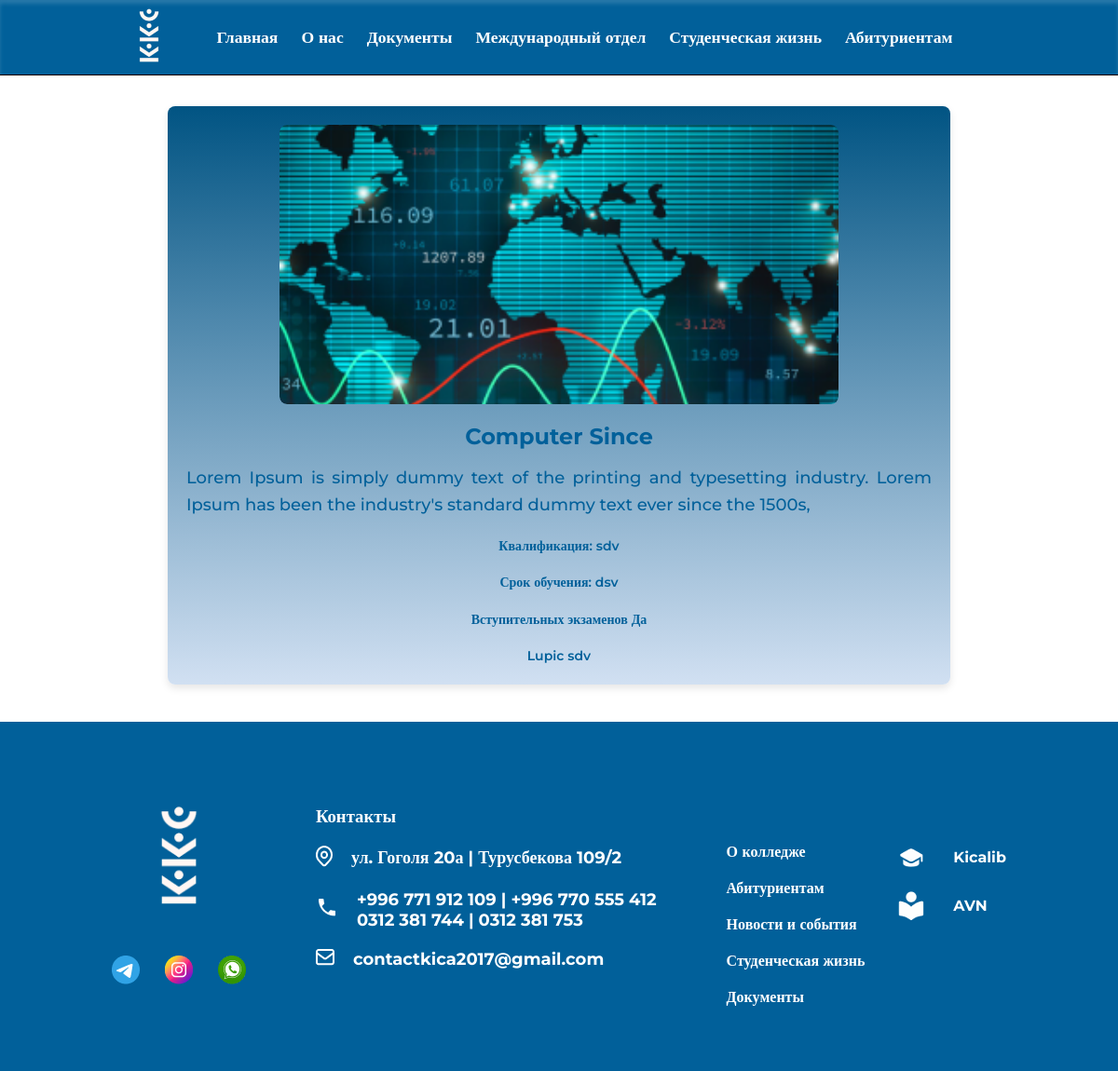
Screenshot of /it_detail/1/ with the database file from the repository.
### main_page/models.py (models this page shows, shortened)
class ITCourses(models.Model):
    image = models.ImageField(
        upload_to="images/", null=True, verbose_name="Загрузите фото IT специальности"
    )
    course_name = models.CharField(
        max_length=100, null=True, verbose_name="Укажите название курса"
    )
    description = models.TextField(verbose_name="укажите описания к курсу", null=True)
    qualification = models.CharField(
        max_length=100, verbose_name="укажите квалификацию", null=True
    )
    year_study = models.CharField(
        max_length=100, verbose_name="укажите срок обучения", null=True
    )
    exam = models.CharField(
        max_length=100,
        verbose_name="есть ли вступительные экзамены",
        default='texfsdfsdfsdft',
        null=True,
    )
    lupic_ic = models.TextField(verbose_name='Укажите Lupic', null=True, blank=True)
    class Meta:
        verbose_name = "IT направление"
        verbose_name_plural = "IT направления"

class Contact(models.Model):
    street = models.CharField(max_length=100, verbose_name="Укажите улицу")
    number_1 = models.CharField(max_length=100, verbose_name="Укажите номер телефона 1")
    number_2 = models.CharField(
        max_length=100, verbose_name="Укажите номер телефона 2", blank=True
    )
    number_3 = models.CharField(
        max_length=100, verbose_name="Укажите номер телефона 3", blank=True
    )
    number_4 = models.CharField(
        max_length=100, verbose_name="Укажите номер телефона 4", blank=True
    )
    email = models.EmailField(verbose_name="Укажите EMAIL", default="@gmail.com")
    class Meta:
        verbose_name = "контакт"
        verbose_name_plural = "контакты"

### main_page/views.py (the view)
# urls.py: path("it_detail/<int:id>/", views.main_page_it_details, name="it_detail"),
def main_page_it_details(request, id):
    if request.method == "GET":
        course_it_id = get_object_or_404(models.ITCourses, id=id)
        context = {
            "course_it_id": course_it_id,
        }
        return render(request, template_name="index_detail_it.html", context=context)

### main_page/context_processors.py (called while the page is built)
def contact_processor(request):
    contact = Contact.objects.all()
    return {"contact": contact}

### templates/index_detail_it.html
{% load static %}
{% include 'header.html' %}
<link rel="stylesheet" href="{% static 'css/details.css' %}">
<br><br><br><br><br><br>
    <div class="container">
      <div class="image-section">
        <img src="{{ course_it_id.image.url }}" alt="Переводческое дело" />
      </div>
      <div class="text-section">
        <h1 class="header-title">{{ course_it_id.course_name }}</h1>
        <p class="body-info">
         {{ course_it_id.description }}
        </p>
        <p class="small-text">
          Квалификация: {{ course_it_id.qualification }}<br />
        </p>
         <p class="small-text">
          Срок обучения: {{ course_it_id.year_study }}<br />
        </p>
        <p class="foot-text">Вступительных экзаменов {{ course_it_id.exam }}</p>
        <p class="foot-text">Lupic {{ course_it_id.lupic_ic }}</p>
      </div>
    </div>
{% include 'footer.html' %}

### templates/footer.html (shortened to what this page needs)
{% load static %}
<footer>
    <div class="foot_cont">
        <div class="logo">
            <div class="log_cont">
                <img src="{% static 'image_kkc/logo_transparent_blue 2.png' %}" alt="">
            </div>
            <div class="soc_net">
                <a href="#">
                    <img src="{% static 'image_kkc/soc_net/3337190045231025 1.png' %}" alt="">
                </a>
                <a target="_blank" href="https://www.instagram.com/kkc_kica?utm_source=ig_web_button_share_sheet&igsh=ZDNlZDc0MzIxNw==">
                    <img src="{% static 'image_kkc/soc_net/image 15.png' %}" alt="">
                </a>
                <a target="_blank" href="https://wa.me/996771912109">
                    <img src="{% static 'image_kkc/soc_net/image 16.png' %}" alt="">
                </a>
            </div>
        </div>
        <div class="contacts">
            <h3 class="contact_title">Контакты</h3>
            {% if contact %}
                {% for item in contact %}
                    <div class="contact_item">
                        <span>
                            <img src="{% static 'image_kkc/icon/Icon_location.png' %}" alt="">
                        </span>
                        <a href="#">
                            <h3>{{ item.street }}</h3>
                        </a>
                    </div>
                    <div class="contact_item">
                        <span>
                            <img src="{% static 'image_kkc/icon/local_phone.png' %}" alt="">
                        </span>
                        <a href="#">
                            <h3>{{ item.number_1 }} | {{ item.number_2 }}<br>
                                {{ item.number_3 }} | {{ item.number_4 }}</h3>
                        </a>
                    </div>
                    <div class="contact_item">
                        <span>
                            <img src="{% static 'image_kkc/icon/Icon.png' %}" alt="">
                        </span>
                        <a href="#">
                            <h3>{{ item.email }}</h3>
                        </a>
                    </div>
                {% endfor %}
            {% endif %}
        </div>
        <div class="nav_footer">
            <h6><a href="{% url 'about_us' %}" class="link_nav">О колледже</a></h6>
            <h6><a href="#" class="link_nav">Абитуриентам</a></h6>
            <h6><a href="{% url 'news_list' %}" class="link_nav">Новости и события</a></h6>
            <h6><a href="#" class="link_nav">Студенческая жизнь</a></h6>
            <h6><a href="{% url 'documents' %}" class="link_nav">Документы</a></h6>
        </div>
        <div class="stud_tools">
            <div class="tool_1">
                <img src="{% static 'image_kkc/icon/kicalib.png' %}" alt="">
                <h6 class="footer_tool"><a class="tool_item" href="#">Kicalib</a></h6>
            </div>
            <div class="tool_1">
                <img src="{% static 'image_kkc/icon/avn.png' %}" alt="">
                <h6 class="footer_tool"><a class="tool_item" href="http://212.112.103.155:85/">AVN</a></h6>
            </div>
        </div>
    </div>
</footer>
</body>
</html>

### static/css/index.css (style rules this page uses)
* { padding: 0; margin: 0; text-decoration: none; }
body { font-family: Montserrat; font-weight: 400; top: 0px !important; }
footer { width: 100%; height: auto; background-color: #01609A; display: flex; justify-content: center; margin-top: 40px; }
.foot_cont { width: 80%; padding-top: 70px; padding-bottom: 70px; display: flex; justify-content: space-between; flex-wrap: wrap; color: #fff !important; }
.log_cont img { width: 9rem; }
.soc_net { display: flex; justify-content: space-between; margin-top: 30px; }
.contacts { margin-top: 20px; margin-left: 40px; }
.contact_item { display: flex; align-items: center; gap: 20px; margin-top: 20px; }
.contact_item a { color: #fff; }
.nav_footer { display: block; margin-left: 40px; margin-top: 40px; }
.stud_tools { margin-top: 40px; }
a { color: #ffff; }
.nav_footer h6 { margin-top: 20px; color: white; font-size: 16px; font-weight: 600; }
.nav_footer h6 a { text-decoration: none; color: white; }
.contact_item a { text-decoration: none; }
.tool_1 a { text-decoration: none; color: white; }
.tool_1 { display: flex; align-items: center; gap: 30px; margin-top: 20px; }
.tool_item { font-size: 16px; }

### static/css/header.css (style rules this page uses)
.contact_item a h3 { font-size: 18px; }

### static/css/details.css (style rules this page uses)
.container { display: flex; flex-direction: column; align-items: center; max-width: 800px; margin: auto; background: linear-gradient(to bottom, #015483, #D1E0F2); padding: 20px; box-shadow: 0 4px 8px rgba(0, 0, 0, 0.1); border-radius: 8px; }
.image-section { width: 100%; max-width: 600px; height: 300px; border-radius: 8px; overflow: hidden; }
.image-section img { width: 100%; height: 100%; object-fit: cover; border-radius: 8px; }
.text-section { width: 100%; color: rgba(1, 96, 154, 1); padding-top: 20px; }
.header-title { font-size: 24px; color: rgba(1, 96, 154, 1); margin: 0 0 16px; font-weight: 700; text-align: center; }
.body-info { font-size: 18px; line-height: 1.6; margin: 0 0 12px; font-weight: 500; text-align: justify; }
.small-text, .foot-text { font-size: 14px; line-height: 1.4; color: rgba(1, 96, 154, 1); margin-top: 20px; font-weight: 600; text-align: center; }

### rows the page displays
ITCourses: image (picture), course_name "Computer Since", description "Lorem Ipsum is simply dummy text of the printing and typesetting industry. Lorem Ipsum has been the industry's standard dummy text ever since the 1500s,", qualification "sdv", year_study "dsv", exam "Да", lupic_ic "sdv"
Contact: street "ул. Гоголя 20а | Турусбекова 109/2", number_1 "+996 771 912 109", number_2 "+996 770 555 412", number_3 "0312 381 744", number_4 "0312 381 753", email "contactkica2017@gmail.com"
